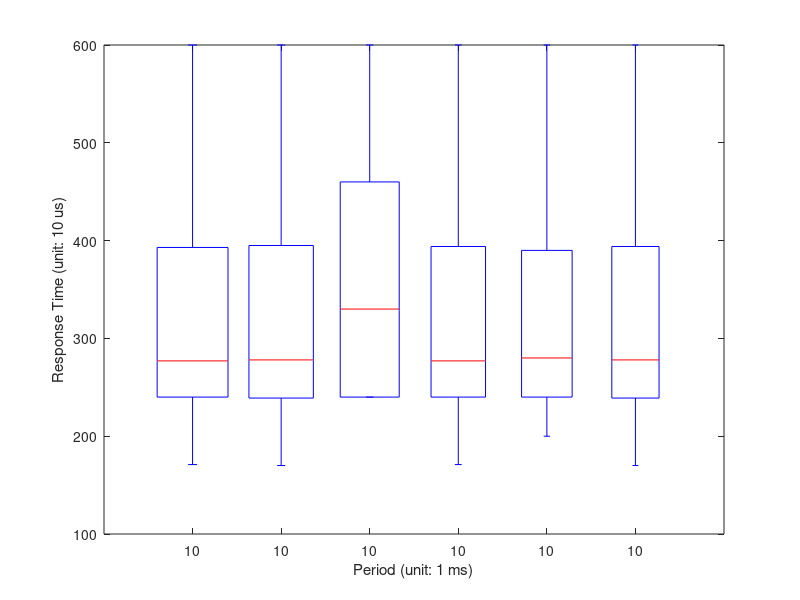

MATLAB code for this plot:

ri_a = [];
x = [];

load('ri_afbs_10ms')
ri_a = [ri_a;ri];
x = [x; 10 * ones(numel(ri), 1)];


load('ri_afbs_11ms')
ri_a = [ri_a;ri];
x = [x; 11 * ones(numel(ri), 1)];


load('ri_afbs_12ms')
ri_a = [ri_a;ri];
x = [x; 12 * ones(numel(ri), 1)];


load('ri_afbs_13ms')
ri_a = [ri_a;ri];
x = [x; 13 * ones(numel(ri), 1)];


load('ri_afbs_14ms')
ri_a = [ri_a;ri];
x = [x; 14 * ones(numel(ri), 1)];


load('ri_afbs_15ms')
ri_a = [ri_a;ri];
x = [x; 15 * ones(numel(ri), 1)];



boxplot(ri_a, x)
xlabel('Period (unit: 1 ms)')
ylabel('Response Time (unit: 10 us)')